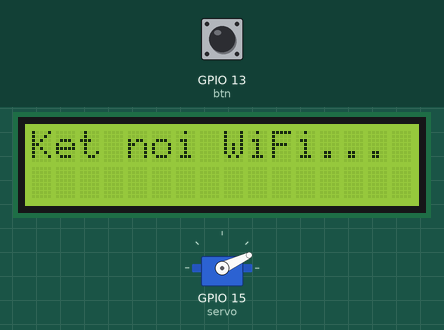
Simulated run of this program. Board: ESP32 board running MicroPython. Shown: 16×2 character LCD, servo. Wiring (from the project's diagram.json): green button on GPIO 13, servo on GPIO 15. The test bench sets the inputs (shaded band); at power-on: GPIO 13 (btn) HIGH. WiFi joins after 1.5 s; random numbers come from a fixed seed; no MQTT or app messages arrive unless stated; servo angles are drawn from the pulse width (0.5 ms = 0°, 2.5 ms = 180°); library files of the repository ran but are not shown: i2c_lcd.py; what the program prints to the serial console is not drawn.

Above: at 0.1 s.
At 2.8 s:
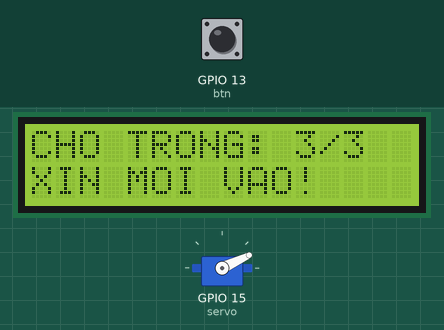
2.9 s: GPIO 13 (btn) pulled LOW for 0.15 s
At 3.4 s:
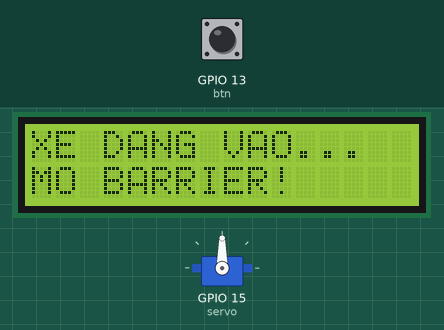
Timing chart, 0 to 14.4 s (numbered marks = the images above; inputs shaded):
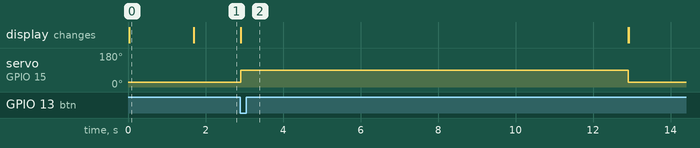

The program:

main.py
```python
import network
import time
import ujson
import urandom
from machine import Pin, SoftI2C, PWM
from i2c_lcd import I2cLcd
from umqtt_simple import MQTTClient

print("--- KHOI DONG NODE 1 ---")

# 1. Khoi tao LCD & Peripherals
i2c = SoftI2C(scl=Pin(22), sda=Pin(21), freq=400000)
lcd = I2cLcd(i2c, 0x27, 2, 16)
lcd.clear()
lcd.putstr("Ket noi WiFi...")

servo = PWM(Pin(15), freq=50)
btn = Pin(13, Pin.IN, Pin.PULL_UP)

def set_servo_angle(angle):
    duty = int(40 + (angle / 180.0) * 75)
    servo.duty(duty)

set_servo_angle(0) # Dong barrier ban dau

free_slots = 3 # Mac dinh ban dau trong luc cho dong bo

# 2. Ket noi Wi-Fi chuan
sta_if = network.WLAN(network.STA_IF)
sta_if.active(True)
sta_if.connect('Wokwi-GUEST', '')
print("Dang cho IP...", end="")
while not sta_if.isconnected():
    print(".", end="")
    time.sleep(0.5)
print("\nWi-Fi OK! IP:", sta_if.ifconfig()[0])

# 3. Ket noi MQTT
MQTT_SERVER = 'broker.emqx.io' # Quay lai dung EMQX

CLIENT_ID = 'node1_gate_hcmut_' + str(urandom.getrandbits(16))
TOPIC_DATA = 'smart_parking_hcmut_2026_final'
TOPIC_REQ = 'smart_parking_hcmut_2026_req'

def update_lcd_status():
    lcd.clear()
    lcd.putstr(f"CHO TRONG: {free_slots}/3\n")
    if free_slots > 0:
        lcd.putstr("XIN MOI VAO!")
    else:
        lcd.putstr("BAI DA DAY!")

def mqtt_callback(topic, msg):
    global free_slots
    try:
        data = ujson.loads(msg.decode('utf-8'))
        free_slots = data.get('f', free_slots)
        print("<- Node 1 nhan cap nhat cho trong:", free_slots)
        update_lcd_status()
    except Exception as e:
        print("Loi doc msg:", e)

def connect_mqtt():
    print("Dang ket noi MQTT Server...")
    client = MQTTClient(CLIENT_ID, MQTT_SERVER, port=1883, keepalive=60)
    client.set_callback(mqtt_callback)
    client.connect()
    client.subscribe(TOPIC_DATA)
    print("Node 1: Da ket noi MQTT thanh cong!")

    # GUI YEU CAU DONG BO TRANG THAI NGAY KHI KET NOI
    try:
        client.publish(TOPIC_REQ, "get_status")
        print("-> Node 1: Da gui yeu cau dong bo trang thai toi Node 2")
    except Exception as e:
        print("Loi gui yeu cau dong bo:", e)

    return client

client = None
while client is None:
    try:
        client = connect_mqtt()
    except Exception as e:
        print("Loi MQTT, dang thu lai...", e)
        time.sleep(1)

update_lcd_status()

last_btn_state = 1
last_ping = time.ticks_ms()

while True:
    try:
        client.check_msg()
        if time.ticks_diff(time.ticks_ms(), last_ping) > 15000:
            client.ping()
            last_ping = time.ticks_ms()
    except OSError:
        try:
            client = connect_mqtt()
        except:
            time.sleep(1)

    # 4. Kiem tra nut bam mo cong
    current_btn = btn.value()
    if current_btn == 0 and last_btn_state == 1:
        if free_slots > 0:
            print("=> [CHO PHEP] Co cho trong! Mo barrier...")
            lcd.clear()
            lcd.putstr("XE DANG VAO...\nMO BARRIER!")
            set_servo_angle(90)  # 1. MO CONG (90 do)
            time.sleep(10)       # 2. CHO XE QUA (10 GIAY)
            set_servo_angle(0)   # 3. DONG CONG (0 do)
            print("=> Barrier da dong sau 10 giay.")
            update_lcd_status()  # 4. CAP NHAT LAI MAN HINH
        else:
            print("=> [TU CHOI] Bai da DAY! Khong the mo barrier.")
            lcd.clear()
            lcd.putstr("BAI DA DAY!\nKHONG THE VAO!")
            time.sleep(2)
            update_lcd_status()

    last_btn_state = current_btn
    time.sleep(0.1)
```

Measured:
- after the input at 2.9 s, servo on GPIO 15 (servo): 25° → 90° at once, → 25° 10.0 s later; the display: first changes at once (image 2 shows a later state)
- what the display in image 0 shows lasts 1.7 s, from 0.0 s to 1.7 s
